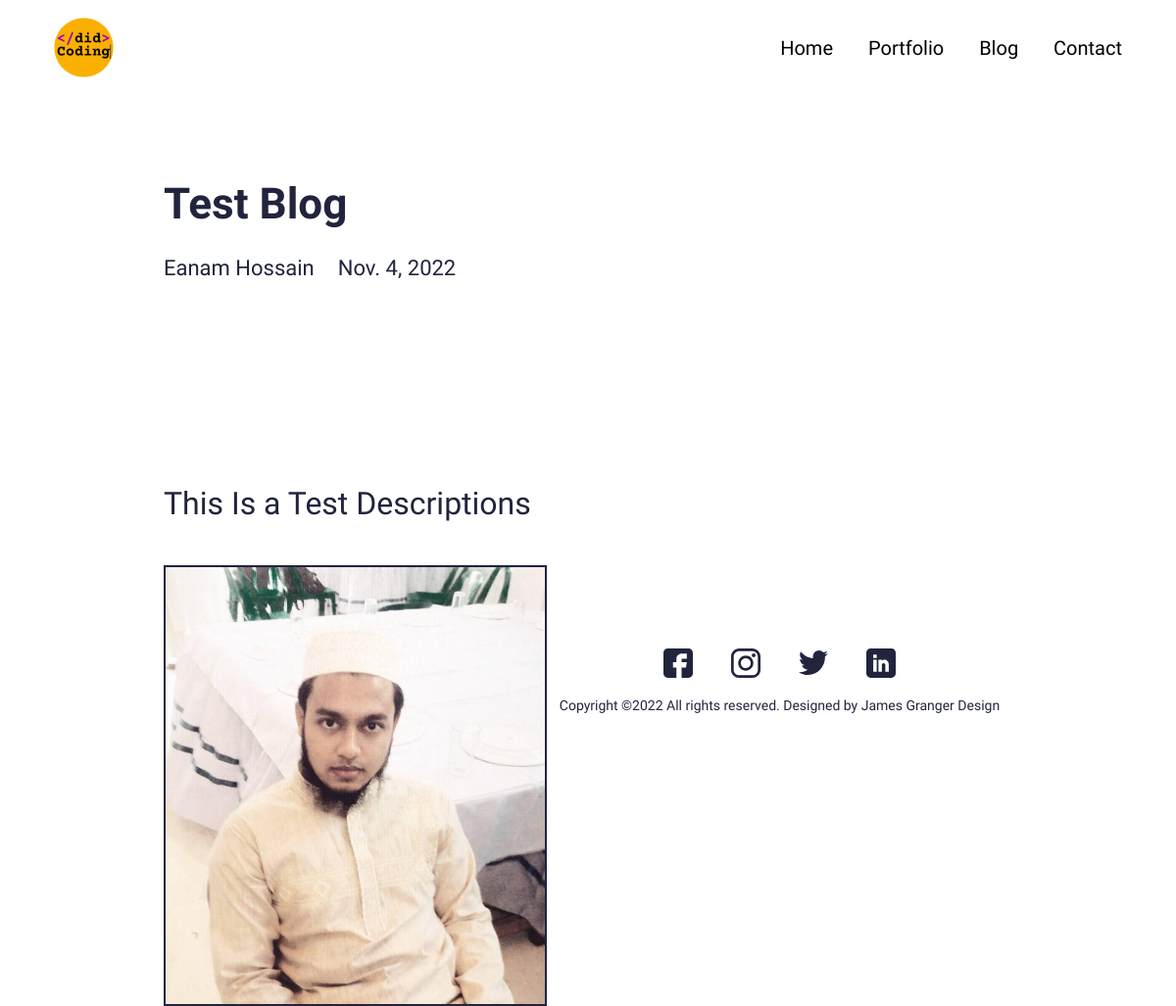
The page /blog/test-blog on the database its author committed.
### main/models.py (models this page shows, shortened)
class Blog(models.Model):
    class Meta:
        verbose_name_plural = 'Blog Profiles'
        verbose_name = 'Blog'
        ordering = ["timestamp"]
    timestamp = models.DateTimeField(auto_now_add=True)
    author = models.CharField(max_length=200, blank=True, null=True)
    name = models.CharField(max_length=200, blank=True, null=True)
    description = models.CharField(max_length=500, blank=True, null=True)
    body = RichTextField(blank=True, null=True)
    slug = models.SlugField(null=True, blank=True)
    image = models.ImageField(blank=True, null=True, upload_to="blog")
    is_active = models.BooleanField(default=True)

### main/views.py (the view)
# urls.py: path('blog/<slug:slug>', views.BlogDetailView.as_view(), name="blog"),
class BlogDetailView(generic.DetailView):
	model = Blog
	template_name = "main/blog-detail.html"

### Eanam_Resume/context_processors.py (called while the page is built)
def project_context(request):
    context = {
        'me':User.objects.first(),
    }
    return context

### main/templates/main/blog-detail.html (shortened to what this page needs)
{% extends 'main/base.html' %}
{% load static %}
{% block content %}
<section>
  <div class="innerPageBannerCol">
    <div class="container">
      <div class="row g-4 g-md-3  align-items-center">
        <div class="col-md-6">
          <div class="bannerContent">
            <h1 class="xlTitle pb-md-3">{{object.name|title}}</h1>
          </div>
        </div>
      </div>
      <div class="row">
        <div class="col-md-auto">
          <div class="authorCol">
            <h4 class="smTitle pb-3">{{object.author|title}}</h4>
          </div>
        </div>
        <div class="col-md">
          <h4 class="smTitle pb-3">{{object.timestamp.date}}</h4>
        </div>
      </div>
    </div>
  </div>
</section>
<section>
  <div class="sectionSpaceSm">
    <div class="container">
      {{object.body|safe}}
    </div>
  </div>
</section>
{% endblock %}

### static/css/style.css (style rules this page uses)
:root { --primaryColor: #9C07B6; --primaryDarkColor: #3D0048; --primaryHoverColor: #900AA8; --secondaryColor: #F9B000; --baseColor: #21243D; --baseFont: 'Heebo', sans-serif; --titleFont: 'Courier Prime', monospace; --regular: 400; --medium: 500; --bold: 700; --black: 900; --lightBg: #F1F1F1; }
html { scroll-behavior: smooth; }
body { font-family: var(--baseFont); color: var(--baseColor); line-height: normal; }
img { max-width: 100%; }
.xlTitle { font-size: 44px; line-height: 1.3; font-weight: var(--bold); font-family: var(--titleFont) }
.smTitle { font-size: 22px; line-height: normal; font-weight: var(--regular); font-family: var(--titleFont) }
.sectionSpaceSm { padding: 35px 0; }
.innerPageBannerCol { padding: 180px 0 150px; }
@media (min-width:992px) { .container, .container-lg, .container-md, .container-sm, .container-xl, .container-xxl { max-width: 890px; } }

### rows shown on the page
Blog: name "Test Blog", author "Eanam Hossain", timestamp "Nov. 4, 2022", body "This Is a Test Descriptions", body (picture)
